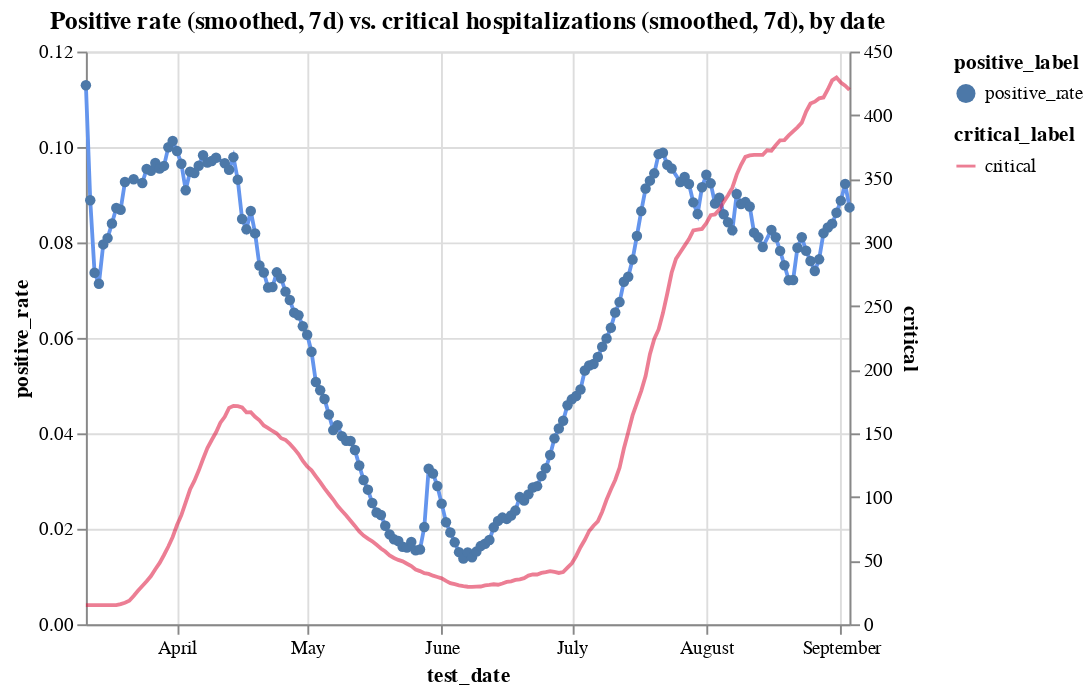

Notebook cell for this chart:
### Code cell
c1 = alt.Chart(hos_and_rate[hos_and_rate.positive_rate<0.115]
               .assign(positive_rate = lambda x: x.positive_rate.ewm(span=7).mean())
               .assign(positive_label ='positive_rate')).mark_line(color='cornflowerblue').encode(
    x='test_date',
    y='positive_rate',
    tooltip=['test_date', 'positive_rate'],
    shape='positive_label'
)
c2 = alt.Chart(hos_and_rate
               .assign(critical_label='critical')
               .assign(critical = lambda x: x.critical.ewm(span=7).mean())
              ).mark_line(color='crimson').encode(
    x='test_date',
    y='critical',
    tooltip=['test_date', 'critical'],
    opacity='critical_label'
)


alt.layer(c1, c2).resolve_scale(y='independent').properties(title='Positive rate (smoothed, 7d) vs. critical hospitalizations (smoothed, 7d), by date')

### Figure 1 — Vega-Lite specification as saved in the notebook (floating-point values rounded to 4 significant figures; data arrays with more than 128 entries replaced by an {"elided": "..."} marker saying what was removed)
{"config": {"view": {"continuousWidth": 400, "continuousHeight": 300}}, "layer": [{"data": {"name": "data-42929e38d4786d170d6048c88f71bd9c"}, "mark": {"type": "line", "color": "cornflowerblue"}, "encoding": {"shape": {"type": "nominal", "field": "positive_label"}, "tooltip": [{"type": "temporal", "field": "test_date"}, {"type": "quantitative", "field": "positive_rate"}], "x": {"type": "temporal", "field": "test_date"}, "y": {"type": "quantitative", "field": "positive_rate"}}}, {"data": {"name": "data-95301c71f820e6030638dbb002b62f3f"}, "mark": {"type": "line", "color": "crimson"}, "encoding": {"opacity": {"type": "nominal", "field": "critical_label"}, "tooltip": [{"type": "temporal", "field": "test_date"}, {"type": "quantitative", "field": "critical"}], "x": {"type": "temporal", "field": "test_date"}, "y": {"type": "quantitative", "field": "critical"}}}], "resolve": {"scale": {"y": "independent"}}, "title": "Positive rate (smoothed, 7d) vs. critical hospitalizations (smoothed, 7d), by date", "$schema": "https://vega.github.io/schema/vega-lite/v4.8.1.json", "datasets": {"data-42929e38d4786d170d6048c88f71bd9c": {"elided": "172 records"}, "data-95301c71f820e6030638dbb002b62f3f": {"elided": "177 records"}}}
